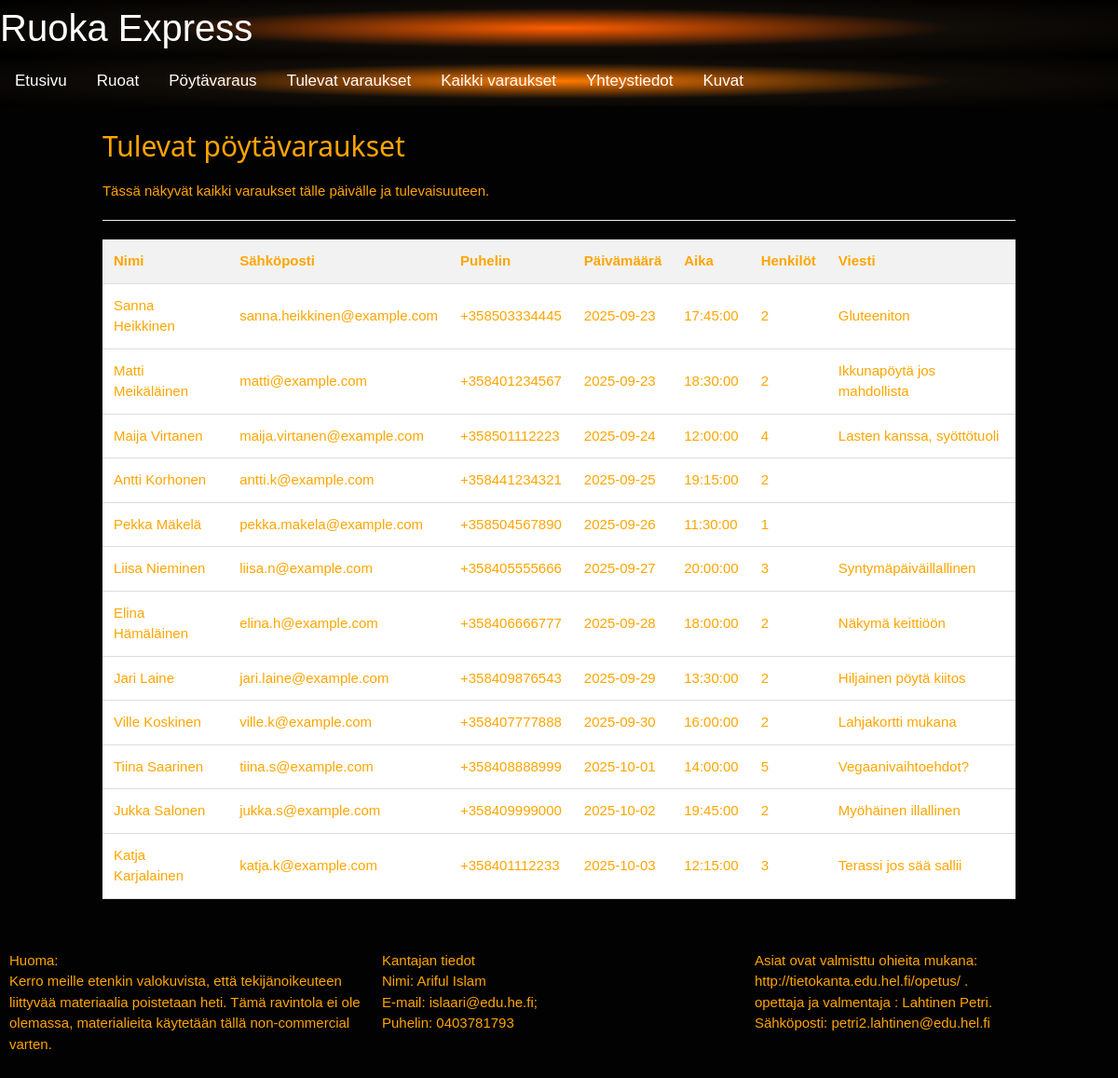
Page /available_reservations.php on the committed database.
### tables this page shows
CREATE TABLE `cust` (
  `id` INT UNSIGNED NOT NULL AUTO_INCREMENT,
  `nimi` VARCHAR(100) NOT NULL,
  `sahkoposti` VARCHAR(150) NOT NULL,
  `puhelin` VARCHAR(30) DEFAULT NULL,
  `aika` TIME NOT NULL,
  `ajan` DATE NOT NULL,
  `viesti` TEXT NULL,
  `persons` TINYINT UNSIGNED NOT NULL DEFAULT 1,
  `created_at` TIMESTAMP NOT NULL DEFAULT CURRENT_TIMESTAMP,
  PRIMARY KEY (`id`),
  KEY `idx_ajan_aika` (`ajan`, `aika`),
  KEY `idx_sahkoposti` (`sahkoposti`)
);

### available_reservations.php (the view, shortened to what this page needs)
<?php include 'header.php'; ?>
<?php
include 'connect_db.php';
$sql = "SELECT
            nimi   AS name,
            sahkoposti AS email,
            puhelin AS phone,
            ajan   AS date,
            aika   AS time,
            persons,
            viesti AS message
        FROM cust
        WHERE ajan >= CURDATE()
        ORDER BY ajan ASC, aika ASC";
$result = $conn->query($sql);
?>
<!DOCTYPE html>
<html>
<head>
    <link rel="stylesheet" type="text/css" href="css/style.css">
    <link rel="stylesheet" type="text/css" href="css/taulu.css">
</head>
<body>
    <div class="row">
        <div class="col-1 col-s-12"></div>
        <div class="col-10 col-s-12">
            <h2>Tulevat pöytävaraukset</h2>
            <p>Tässä näkyvät kaikki varaukset tälle päivälle ja tulevaisuuteen.</p>
            <hr>
            <?php if ($result && $result->num_rows > 0): ?>
                <table class="reservations-table">
                    <thead>
                        <tr>
                            <th>Nimi</th>
                            <th>Sähköposti</th>
                            <th>Puhelin</th>
                            <th>Päivämäärä</th>
                            <th>Aika</th>
                            <th>Henkilöt</th>
                            <th>Viesti</th>
                        </tr>
                    </thead>
                    <tbody>
                        <?php while($row = $result->fetch_assoc()): ?>
                            <tr>
                                <td><?php echo htmlspecialchars($row['name']); ?></td>
                                <td><?php echo htmlspecialchars($row['email']); ?></td>
                                <td><?php echo htmlspecialchars($row['phone']); ?></td>
                                <td><?php echo htmlspecialchars($row['date']); ?></td>
                                <td><?php echo htmlspecialchars($row['time']); ?></td>
                                <td><?php echo htmlspecialchars($row['persons']); ?></td>
                                <td><?php echo htmlspecialchars($row['message']); ?></td>
                            </tr>
                        <?php endwhile; ?>
                    </tbody>
                </table>
            <?php endif; ?>
        </div>
        <div class="col-1 col-s-12"></div>
    </div>
    <?php include 'footer.php'; ?>
</body>
</html>

### header.php (shortened to what this page needs)
<!DOCTYPE html>
<html>
     <head>
          <link rel="stylesheet" type="text/css" href="css/style.css">
     </head>
<body>
<div class="header">
    <a href="index.php">Ruoka Express</a>
    </div>
          <div class="navbar" id="myNavbar">
      <a href="index.php">Etusivu</a>
     <a href="ruokat.php">Ruoat</a>
     <a href="poyta.php">Pöytävaraus</a>
     <a href="available_reservations.php">Tulevat varaukset</a>
     <a href="reservations.php">Kaikki varaukset</a>
      <a href="yhteystiedot.php">Yhteystiedot</a>
      <a href="kuvat.php">Kuvat</a>
    </div>
</body>
</html>

### footer.php (shortened to what this page needs)
<!DOCTYPE html>
<html>
     <head>
          <link rel="stylesheet" type="text/css" href="css/style.css">
     </head>
<body>
<div class="row">
    <div class="col-4 col-s-12">
        <p>Huoma: <br>
          Kerro meille etenkin valokuvista, että tekijänoikeuteen liittyvää materiaalia
          poistetaan heti.
          Tämä ravintola ei ole olemassa, materialieita käytetään tällä non-commercial varten.
          </p>
    </div>
    <div class="col-4 col-s-12">
         <p>Kantajan tiedot <br>
           Nimi:  Ariful Islam <br>
          E-mail: islaari@edu.he.fi; <br>
          Puhelin: 0403781793<br>
          </p>
     </div>
    <div class="col-4 col-s-12">
        <p>
          Asiat ovat valmisttu ohieita mukana:<br> http://tietokanta.edu.hel.fi/opetus/ .<br>
          opettaja ja valmentaja : Lahtinen Petri.<br>
          Sähköposti: petri2.lahtinen@edu.hel.fi
          </p>
    </div>
    </div>
</body>
</html>

### css/style.css (style rules this page uses)
body { background-color: rgb(2, 2, 2); background-attachment: fixed; background-size:cover; background-position:center; color:orange; }
* { box-sizing: border-box; }
.row:after { content: ""; clear: both; display: table; }
[class*="col-"] { float: left; padding: 10px; width: 100%; }
a:link { color: white; text-decoration:none; }
@media only screen and (min-width: 600px) { .col-s-12 { width: 100%; } }
@media only screen and (min-width: 768px) { .col-1 { width: 8.33%; } }
@media only screen and (min-width: 768px) { .col-4 { width: 33.33%; } }
@media only screen and (min-width: 768px) { .col-10 { width: 83.33%; } }

### css/header.css (style rules this page uses)
.header { background-color: #100c08; background-image: radial-gradient(rgb(255, 94, 0), #100c08, BLACK); color: #ffffff; padding: 0px; margin: 0px; font-size: 40px; }
.navbar { background-color: #100c08; background-image: radial-gradient(rgb(255, 123, 0), #100c08, BLACK); overflow: hidden; width:100%; float: none; }
.navbar a { float: left; display: block; color: #f2f2f2; text-align: center; padding: 14px 16px; text-decoration: none; font-size: 17px; }

### css/form.css (style rules this page uses)
.row:after { content: ""; display: table; clear: both; }

### css/slideshow.css (style rules this page uses)
html { box-sizing:border-box }
*,*:before,*:after { box-sizing:inherit }
html { -ms-text-size-adjust:100%;-webkit-text-size-adjust:100% }
body { margin:0 }
a { background-color:transparent }
hr { box-sizing:content-box;height:0;overflow:visible }
html,body { font-family:Verdana,sans-serif;font-size:15px;line-height:1.5 }
html { overflow-x:hidden }
h2 { font-size:30px }
h1,h2,h3,h4,h5,h6 { font-family:"Segoe UI",Arial,sans-serif;font-weight:400;margin:10px 0 }
hr { border:0;border-top:1px solid #eee;margin:20px 0 }
a { color:inherit }

### available_reservations.php (style rules this page uses)
.reservations-table { width: 100%; border-collapse: collapse; margin: 20px 0; background-color: white; }
.reservations-table th, .reservations-table td { padding: 12px; text-align: left; border-bottom: 1px solid #ddd; }
.reservations-table th { background-color: #f2f2f2; font-weight: bold; }

### rows in the picture
cust: nimi "Sanna Heikkinen", sahkoposti "sanna.heikkinen@example.com", puhelin "+358503334445", ajan "2025-09-23", aika "17:45:00", persons "2", viesti "Gluteeniton"
cust: nimi "Matti Meikäläinen", sahkoposti "matti@example.com", puhelin "+358401234567", ajan "2025-09-23", aika "18:30:00", persons "2", viesti "Ikkunapöytä jos mahdollista"
cust: nimi "Maija Virtanen", sahkoposti "maija.virtanen@example.com", puhelin "+358501112223", ajan "2025-09-24", aika "12:00:00", persons "4", viesti "Lasten kanssa, syöttötuoli"
cust: nimi "Antti Korhonen", sahkoposti "antti.k@example.com", puhelin "+358441234321", ajan "2025-09-25", aika "19:15:00", persons "2"
cust: nimi "Pekka Mäkelä", sahkoposti "pekka.makela@example.com", puhelin "+358504567890", ajan "2025-09-26", aika "11:30:00", persons "1"
cust: nimi "Liisa Nieminen", sahkoposti "liisa.n@example.com", puhelin "+358405555666", ajan "2025-09-27", aika "20:00:00", persons "3", viesti "Syntymäpäiväillallinen"
cust: nimi "Elina Hämäläinen", sahkoposti "elina.h@example.com", puhelin "+358406666777", ajan "2025-09-28", aika "18:00:00", persons "2", viesti "Näkymä keittiöön"
cust: nimi "Jari Laine", sahkoposti "jari.laine@example.com", puhelin "+358409876543", ajan "2025-09-29", aika "13:30:00", persons "2", viesti "Hiljainen pöytä kiitos"
cust: nimi "Ville Koskinen", sahkoposti "ville.k@example.com", puhelin "+358407777888", ajan "2025-09-30", aika "16:00:00", persons "2", viesti "Lahjakortti mukana"
cust: nimi "Tiina Saarinen", sahkoposti "tiina.s@example.com", puhelin "+358408888999", ajan "2025-10-01", aika "14:00:00", persons "5", viesti "Vegaanivaihtoehdot?"
cust: nimi "Jukka Salonen", sahkoposti "jukka.s@example.com", puhelin "+358409999000", ajan "2025-10-02", aika "19:45:00", persons "2", viesti "Myöhäinen illallinen"
cust: nimi "Katja Karjalainen", sahkoposti "katja.k@example.com", puhelin "+358401112233", ajan "2025-10-03", aika "12:15:00", persons "3", viesti "Terassi jos sää sallii"
